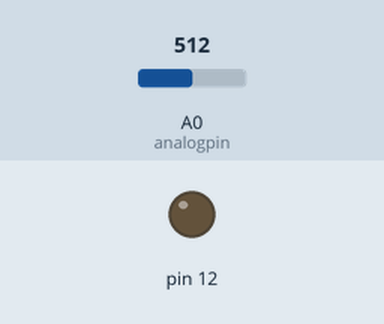
Bench run of a sketch on a simulated Arduino Uno, built with avr-gcc and run on an emulated ATmega328P. On the bench: output pins drawn as LEDs (lit = HIGH). The test bench sets the inputs (shaded band); at power-on: A0 (analogpin) = 512. What the sketch prints to the serial monitor is not drawn.

Above: at 1.2 s.
1.3 s: A0 (analogpin) set to 1005
2.8 s: A0 (analogpin) set to 1023
At 3.9 s:
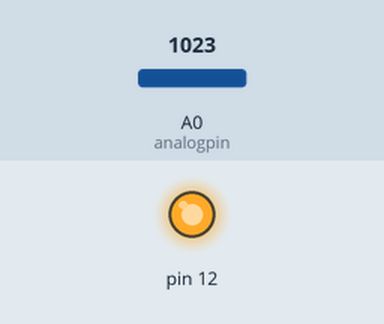
4.3 s: A0 (analogpin) set to 0
At 4.9 s:
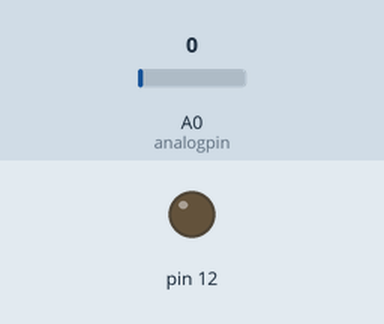
Timing chart, 0 to 7.3 s (numbered marks = the images above; inputs shaded):
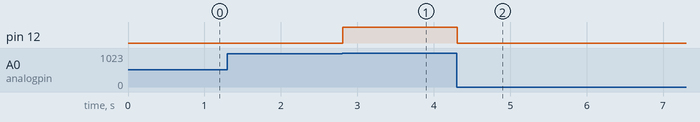

The sketch:

SlaveReceivesData.ino
```cpp
int analogpin = 0;
int val = 0;

void setup()
{
  Serial.begin(9600);
  pinMode(12,OUTPUT);
}

void loop()
{
  val = analogRead(analogpin);
  Serial.println(val);
  if(val == 0)
  {
    digitalWrite(12,LOW);
  }
  else if(val ==1023)
  {
    digitalWrite(12,HIGH);
  }
}
```

Measured:
- the behaviour switches between 1022 and 1023 on A0 (analogpin) (found by bisection; images 0 and 1)
- after the input at 2.8 s, pin 12: LOW → HIGH at once
- after the input at 4.3 s, pin 12: HIGH → LOW at once
